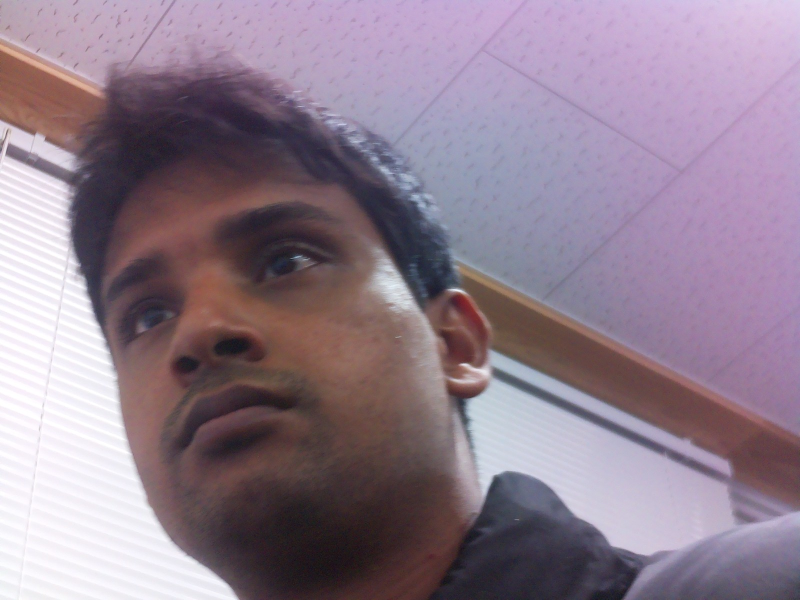
#> input picture Face Detection Camera/test-python.jpg, 1600 x 1200 px, given in place of the camera (shown at 1/2 size)
$ python face_tracking.py
#> lines starting #> are read from the running program, lines starting #| are printed output that depends on the picture
### Face Detection Camera/servo_control.py
import pigpio
import time

class ServoController:
    def __init__(self, horizontal_pin, vertical_pin):
        self.pi = pigpio.pi()
        self.horizontal_pin = horizontal_pin
        self.vertical_pin = vertical_pin
        self.horizontal_angle = 1500
        self.vertical_angle = 1500
        self.pi.set_servo_pulsewidth(self.horizontal_pin, self.horizontal_angle)
        self.pi.set_servo_pulsewidth(self.vertical_pin, self.vertical_angle)

    # [8 lines left out: function set_angle, not called in this run]

    def stop(self):
        self.pi.set_servo_pulsewidth(self.horizontal_pin, 0)
        self.pi.set_servo_pulsewidth(self.vertical_pin, 0)
        self.pi.stop()

### Face Detection Camera/face_tracking.py
import cv2
import time
from servo_control import ServoController

# Initialize servos on GPIO 17 (horizontal) and GPIO 27 (vertical)
servo = ServoController(17, 27)

# Initialize camera
cap = cv2.VideoCapture(0, cv2.CAP_V4L2)  # Explicitly set the V4L2 backend

# Load OpenCV's pre-trained Haar cascade for face detection
face_cascade = cv2.CascadeClassifier('/home/zobaerpi/opencv_haarcascades/haarcascade_frontalface_default.xml')

frame_width = 640
frame_height = 480

# Center position for frame
center_x = frame_width // 2
center_y = frame_height // 2

# Sensitivity for movement
sensitivity = 20

try:
    while True:
        ret, frame = cap.read()
#> frame is the input picture: shape (1200, 1600, 3); mean B, G, R 142.5, 126.9, 144.2
        if not ret:
            break

        frame = cv2.resize(frame, (frame_width, frame_height))
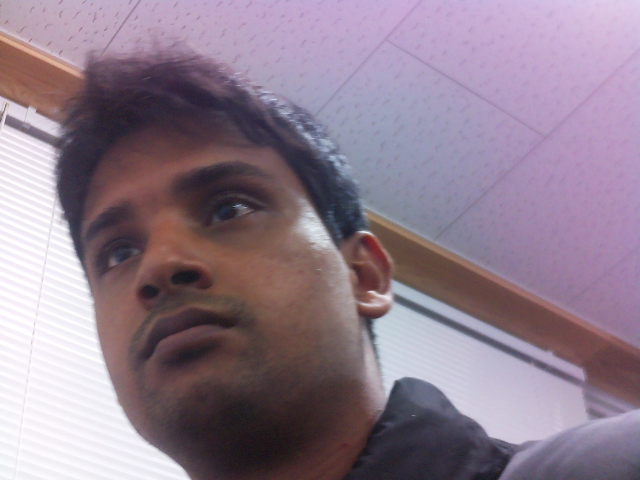
#> frame: shape (480, 640, 3); mean B, G, R 142.4, 126.8, 144.1
        gray = cv2.cvtColor(frame, cv2.COLOR_BGR2GRAY)
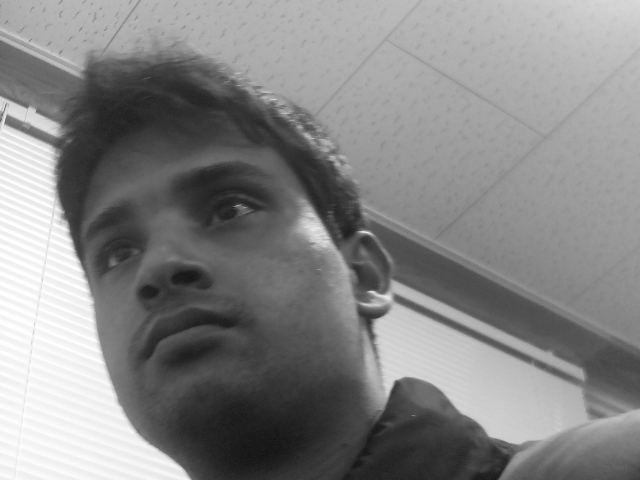
#> gray: shape (480, 640); min 17, max 255, mean 133.8
        faces = face_cascade.detectMultiScale(gray, scaleFactor=1.1, minNeighbors=5, minSize=(30, 30))
#> faces = ()

        if len(faces) > 0:
            # Get the largest face
            (x, y, w, h) = max(faces, key=lambda b: b[2] * b[3])

            # Calculate face center
            face_center_x = x + w // 2
            face_center_y = y + h // 2

            # Calculate difference from center of frame
            delta_x = face_center_x - center_x
            delta_y = face_center_y - center_y

            # Move horizontally if necessary
            if abs(delta_x) > sensitivity:
                h_movement = -5 if delta_x > 0 else 5
                servo.set_angle(h_movement, 0)

            # Move vertically if necessary
            if abs(delta_y) > sensitivity:
                v_movement = -5 if delta_y > 0 else 5
                servo.set_angle(0, v_movement)

        # Display frame for debugging
        cv2.imshow("Face Tracking", frame)
        if cv2.waitKey(1) & 0xFF == ord('q'):
#> (key q is pressed here)
            break

finally:
    cap.release()
    cv2.destroyAllWindows()
    servo.stop()

$ run again, on Face Detection Camera/test.jpg
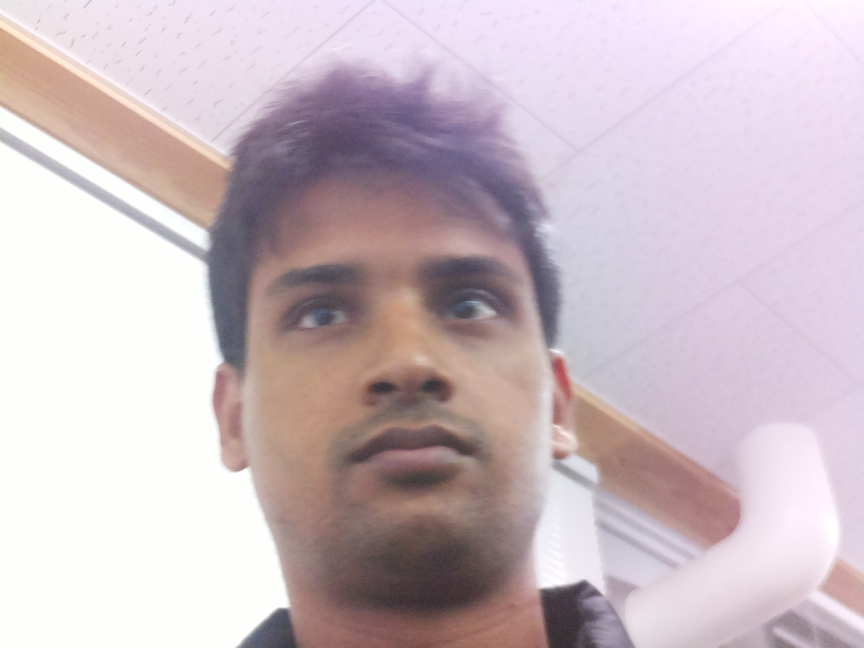
#> input picture Face Detection Camera/test.jpg, 2592 x 1944 px, given in place of the camera (shown at 1/3 size)
#> frame is the input picture: shape (1944, 2592, 3); mean B, G, R 195, 188.4, 203.6
#> `frame = cv2.resize(frame, (frame_width, frame_height))`:
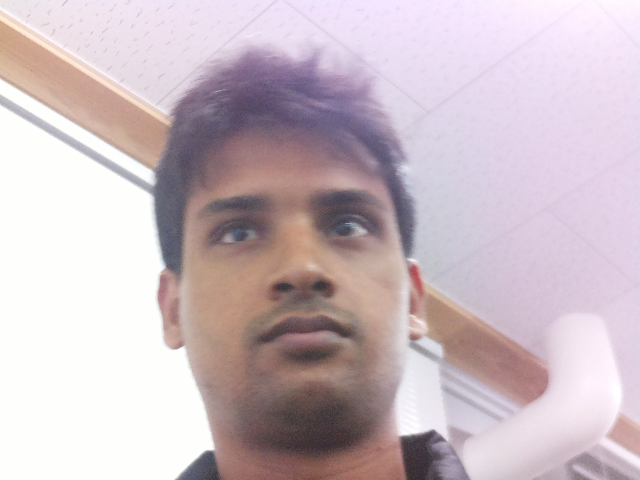
#> frame: shape (480, 640, 3); mean B, G, R 195, 188.3, 203.5
#> `gray = cv2.cvtColor(frame, cv2.COLOR_BGR2GRAY)`:
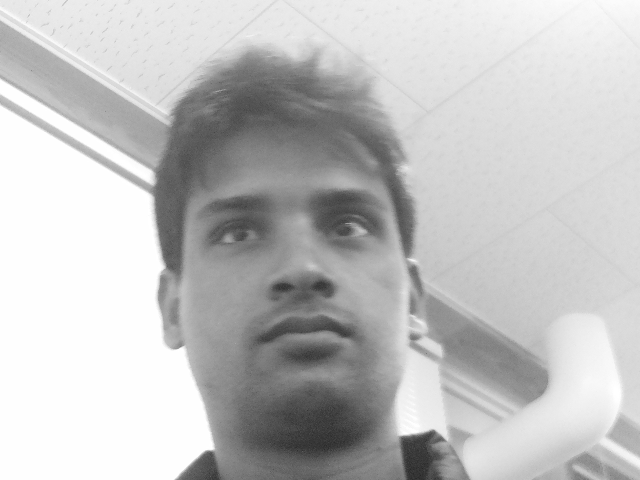
#> gray: shape (480, 640); min 38, max 255, mean 193.5
#> faces = [[147, 109, 296, 296]]
#> x = 147; y = 109; w = 296
#> face_center_x = 295
#> face_center_y = 257
#> delta_x = -25
#> delta_y = 17
#> h_movement = 5
#> self.horizontal_angle = 1505
